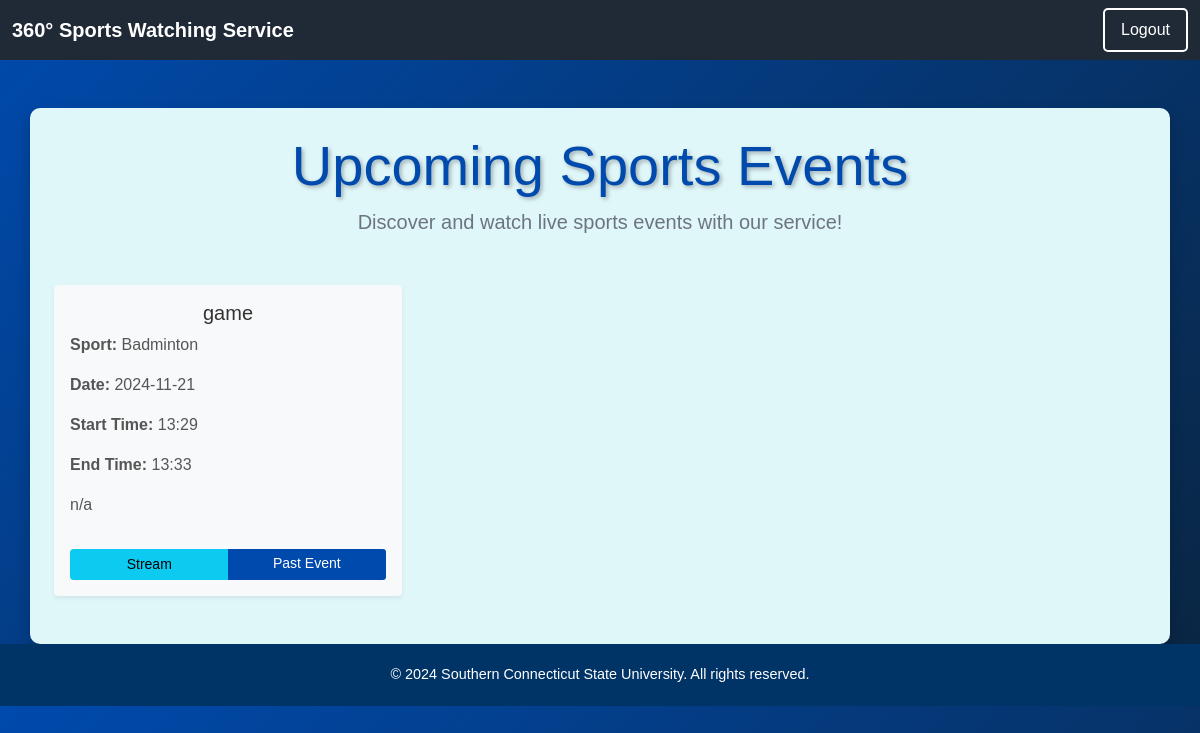
The page /events/1 on the database its author committed.
### app/models.py (models this page shows)
class Event(db.Model):
    __tablename__ = 'Event'
    id = db.Column(db.Integer, primary_key=True)
    s_id = db.Column(db.Integer, ForeignKey('Site.id', ondelete='CASCADE'), nullable=False)
    event_name = db.Column(db.String(100), nullable=False)
    sport = db.Column(db.String(50), nullable=False)
    date = db.Column(db.Date, nullable=False)
    s_time = db.Column(db.Time, nullable=False) #start time
    e_time = db.Column(db.Time, nullable=False) #end time
    notes = db.Column(db.Text)
    port = db.Column(db.Integer)
    ip = db.Column(db.String(50))
    e_id = db.Column(db.String(50)) #event ID

### app/routes.py (the view)
@app.route('/events/<int:id>')
def events(id):
    id = int(id)
    events = Event.query.filter_by(s_id=id).all()
    return render_template('events.html', events=events)

### app/templates/events.html (shortened to what this page needs)
<!DOCTYPE html>
<html lang="en">
<head>
    <link href="https://cdn.jsdelivr.net/npm/bootstrap@5.0.2/dist/css/bootstrap.min.css" rel="stylesheet">
    <link rel="stylesheet" href="{{ url_for('static', filename='css/general.css') }}">
</head>
<body>
    <nav class="navbar navbar-expand-lg navbar-light" style="background-color: #1f2a36;">
        <div class="container-fluid">
            <a class="navbar-brand" href="{{ url_for('index') }}" style="color: #ffffff; font-weight: bold;">360&deg; Sports Watching Service</a>
            <div class="collapse navbar-collapse" id="navbarNav">
                <ul class="navbar-nav ms-auto">
                    <li class="nav-item">
                        <a class="nav-link" href="{{ url_for('logout') }}">Logout</a>
                    </li>
                </ul>
            </div>
        </div>
    </nav>
    <main class="container mt-5 p-4" style="background-color: #e0f7fa; border-radius: 10px;">
      <section class="text-center mb-5">
          <h1 class="display-4" style="color: #004aad; text-shadow: 2px 2px 4px rgba(0, 0, 0, 0.3);">Upcoming Sports Events</h1>
          <p class="lead text-muted">Discover and watch live sports events with our service!</p>
      </section>
      <div class="row mt-5">
          {% for event in events %}
          <div class="col-md-6 col-lg-4 mb-4">
              <div class="card shadow-sm rounded">
                  <div class="card-body">
                      <h5 class="card-title text-center">{{ event.event_name }}</h5>
                      <p class="card-text"><strong>Sport:</strong> {{ event.sport }}</p>
                      <p class="card-text"><strong>Date:</strong> {{ event.date.strftime('%Y-%m-%d') }}</p>
                      <p class="card-text"><strong> Start Time:</strong> {{ event.s_time.strftime('%H:%M') }}</p>
                      <p class="card-text"><strong> End Time:</strong> {{ event.e_time.strftime('%H:%M') }}</p>
                      <p class="card-text">{{ event.notes }}</p>
                      <div class="btn-group mt-3">
                          <a href="event-page-{{ event.id }}" class="btn btn-info btn-sm">Stream</a>
                          <a href="/past/games/{{ event.id }}" class="btn btn-primary btn-sm">Past Event</a>
                      </div>
                  </div>
              </div>
          </div>
          {% else %}
          <p class="text-center">No events available at this time. Please check back later.</p>
          {% endfor %}
      </div>
  </main>
    <footer class="text-center">
        <p>&copy; 2024 Southern Connecticut State University. All rights reserved.</p>
    </footer>
</body>
</html>

### app/static/css/general.css (style rules this page uses)
body { margin: 0px; }

### app/templates/events.html (style rules this page uses)
body { font-family: 'Helvetica', 'Arial', sans-serif; background: linear-gradient(135deg, #004aad, #0a2540); color: #f5f5f5; }
.navbar-light .nav-item .nav-link { color: #ffffff; border: 2px solid #ffffff; padding: 8px 16px; border-radius: 5px; transition: background-color 0.3s ease, color 0.3s ease; }
footer { background-color: #003366; color: #ffffff; font-size: 0.9rem; padding: 20px 0; }
footer p { margin: 0; }
.container { background-color: #ffffff; border-radius: 12px; box-shadow: 0px 8px 16px rgba(0, 0, 0, 0.2); padding: 30px; }
.btn-primary { background-color: #004aad; border: none; }
.card { border: none; background-color: #f8f9fa; }
.card-title { color: #333; }
.card-text { color: #555; }
.btn-group { width: 100%; }
.btn-group .btn { width: 48%; }

### rows shown on the page
Event: event_name "game", sport "Badminton", date "2024-11-21", s_time "13:29", e_time "13:33", notes "n/a"
